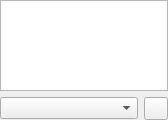
<?xml version="1.0" encoding="UTF-8"?>
<ui version="4.0">
 <class>DevicesPage</class>
 <widget class="QWidget" name="DevicesPage">
  <property name="geometry">
   <rect>
    <x>0</x>
    <y>0</y>
    <width>168</width>
    <height>120</height>
   </rect>
  </property>
  <property name="windowTitle">
   <string>Form</string>
  </property>
  <layout class="QGridLayout" name="gridLayout">
   <property name="margin">
    <number>0</number>
   </property>
   <item row="0" column="0" colspan="2">
    <widget class="ItemView" name="view"/>
   </item>
   <item row="1" column="0">
    <widget class="QComboBox" name="genreCombo">
     <property name="sizePolicy">
      <sizepolicy hsizetype="MinimumExpanding" vsizetype="Fixed">
       <horstretch>0</horstretch>
       <verstretch>0</verstretch>
      </sizepolicy>
     </property>
    </widget>
   </item>
   <item row="1" column="1">
    <widget class="QToolButton" name="copyToLibraryButton"/>
   </item>
  </layout>
 </widget>
 <customwidgets>
  <customwidget>
   <class>ItemView</class>
   <extends>QTreeView</extends>
   <header>itemview.h</header>
  </customwidget>
 </customwidgets>
 <resources/>
 <connections/>
</ui>
